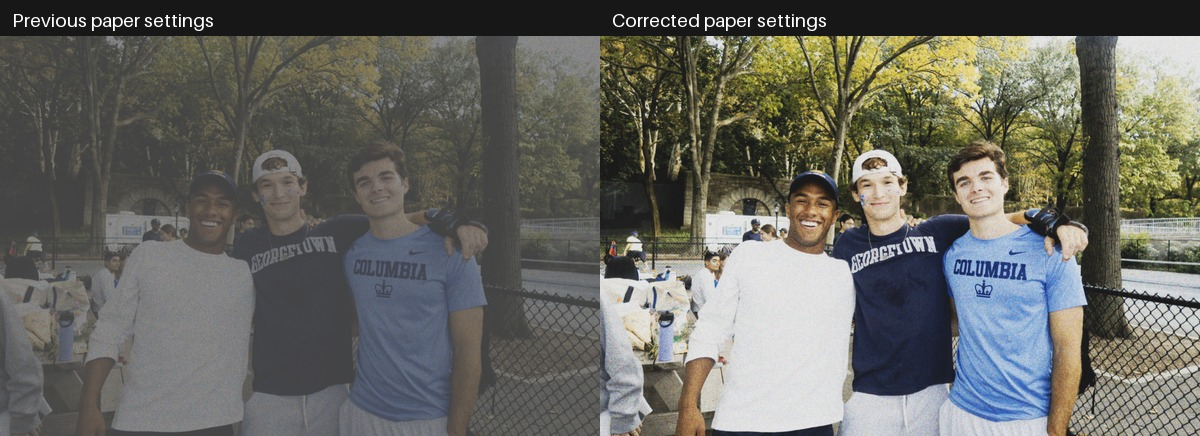
#> input picture experiments/silver/paper-correction.jpg, 1200 x 436 px
$ python simulate.py paper-correction.jpg out.png
#> lines starting #> are read from the running program, lines starting #| are printed output that depends on the picture
"""A discrete-grain monochrome negative with a developer bath shared by neighboring pixels."""
import argparse
import json
from pathlib import Path

import numpy as np
from PIL import Image, ImageOps
from scipy.ndimage import gaussian_filter, laplace

GRAINS = 24
BASE_DENSITY = 0.08
SILVER_DENSITY = 2.2


def expose_row(light, seed, row):
    # Independent reproducible row streams make any single grain inspectable.
    rng = np.random.default_rng([seed, row])
    radius = rng.choice([0.75, 1.0, 1.35], size=(light.size, GRAINS), p=[.4, .4, .2])
    efficiency = rng.choice([2., 10., 50.], radius.shape)
    hits = rng.poisson(light[:, None] * efficiency * radius**2)
    mass = radius**3
    mass /= mass.sum(axis=1, keepdims=True)
    return radius, hits, mass


def develop(active_mass, time, temperature, bath, diffusion=.15):
    # No-flux lateral boundaries; each column exchanges developer with a bulk bath.
    c = np.full_like(active_mass, bath)
    silver = np.zeros_like(active_mass)
    rate = .13 * 2 ** ((temperature - 20) / 10)
    steps = max(1, int(np.ceil(time / .4)))
    dt = time / steps
    for _ in range(steps):
        c += dt * (diffusion * laplace(c, mode='nearest') + .11 * (bath - c))
        reaction = (active_mass - silver) * (-np.expm1(-rate * c * dt))
        reaction = np.minimum(reaction, c / .85)
        c -= .85 * reaction
        silver += reaction
    return silver, c


def encode(linear):
    linear = np.clip(linear, 0, 1)
    code = np.where(linear <= .0031308, 12.92*linear, 1.055*linear**(1/2.4)-.055)
    return np.uint8(np.rint(255*code))


def simulate(args):
    photo = ImageOps.exif_transpose(Image.open(args.image)).convert('RGB')
#> photo is the input picture: PIL image 1200x436 RGB; mean R, G, B 103.5, 103.9, 97.7
    code = np.asarray(photo, dtype=np.float32)/255
    linear = np.where(code <= .04045, code/12.92, ((code+.055)/1.055)**2.4)
    light = gaussian_filter(linear @ np.array([.2126,.7152,.0722],np.float32), .65) * 2**args.ev
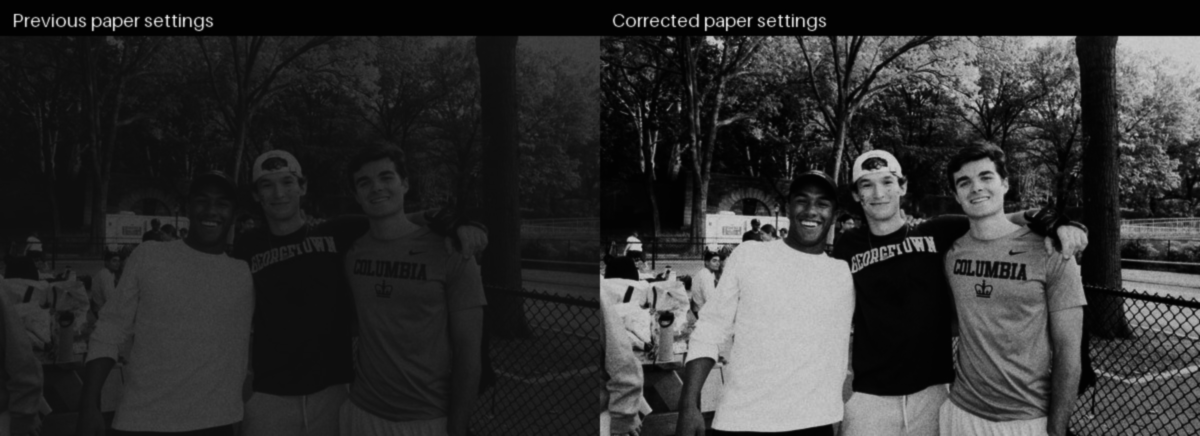
#> light: shape (436, 1200) float32; min 0.00741, max 0.895, mean 0.192
    active = np.empty_like(light)
    for y, row in enumerate(light):
        _, hits, mass = expose_row(row, args.seed, y)
        active[y] = ((hits >= 4) * mass).sum(axis=1)
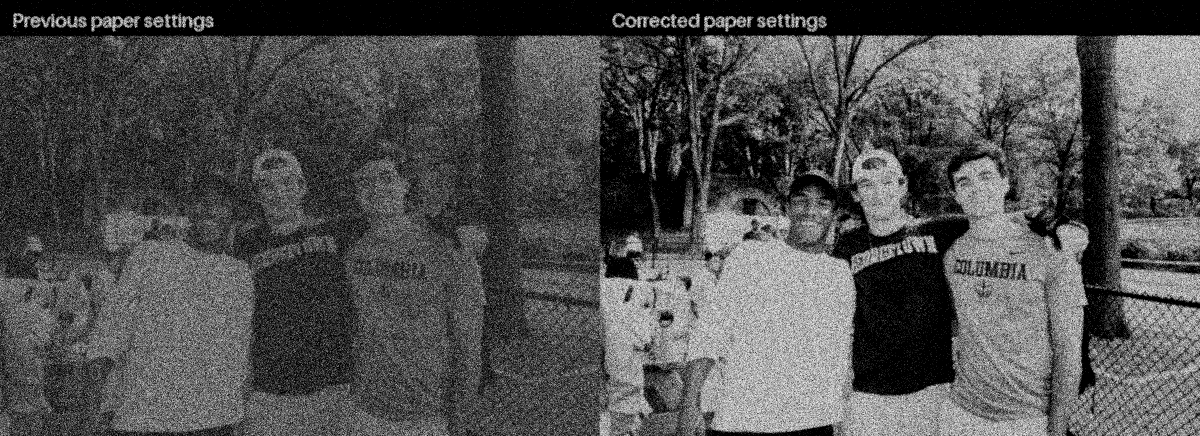
#> active: shape (436, 1200) float32; min 0, max 0.986, mean 0.314
    silver, concentration = develop(active,args.time,args.temperature,args.bath)
#> after the loop in develop, `for _ in range(steps):`:
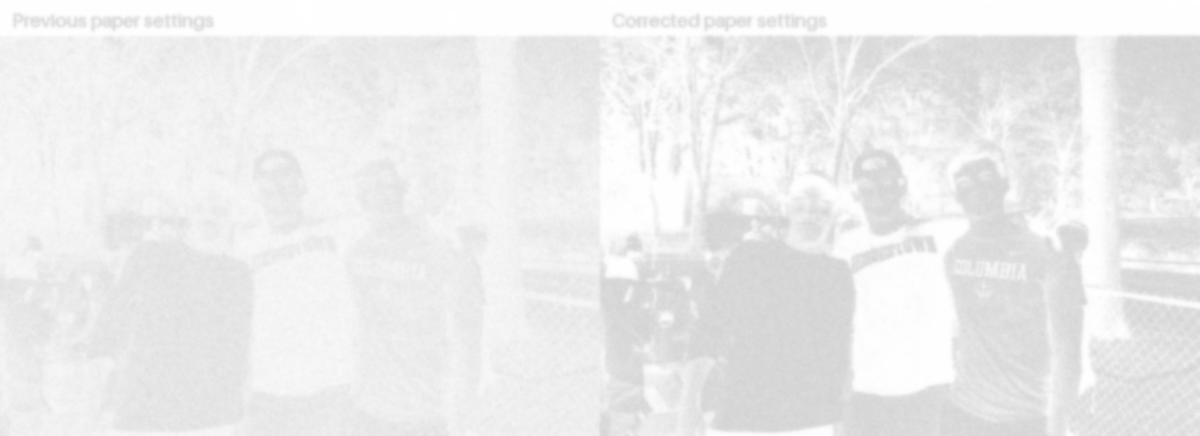
#> c: shape (436, 1200) float32; min 0.823, max 1, mean 0.928
#> after the loop in develop, `for _ in range(steps):`:
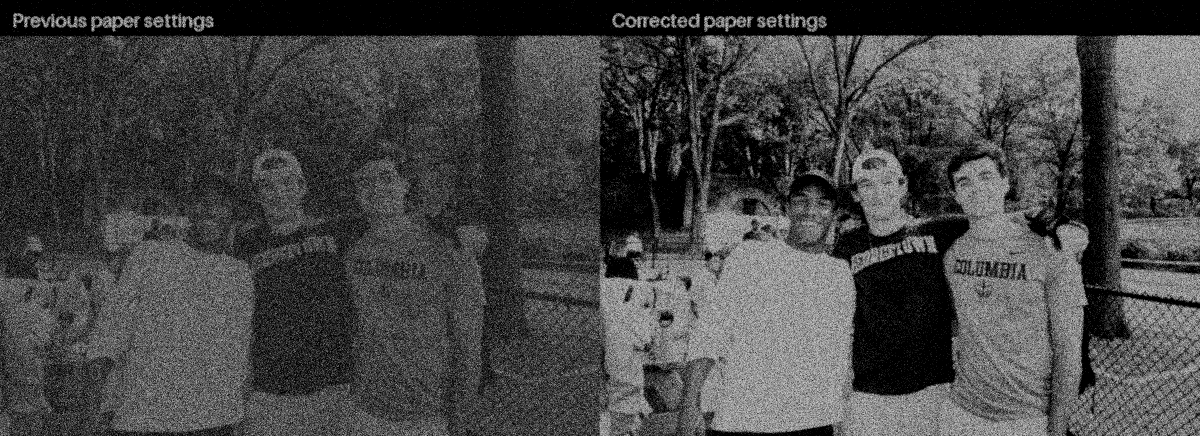
#> silver: shape (436, 1200) float32; min 0, max 0.844, mean 0.275
    transmission = 10**(-BASE_DENSITY - SILVER_DENSITY*silver)
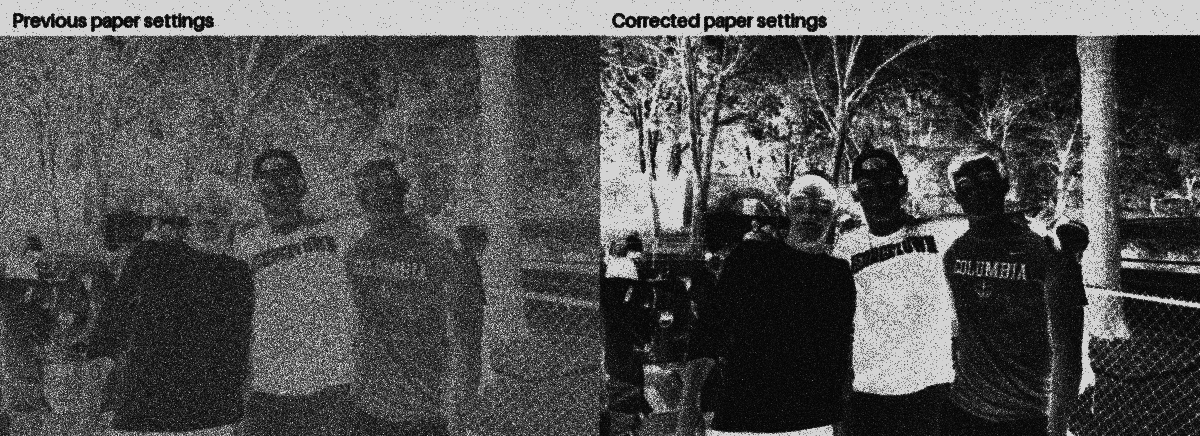
#> transmission: shape (436, 1200) float32; min 0.0116, max 0.832, mean 0.316
    # Scan the transmitted negative using a fixed base and density range.
    positive = (-np.log10(transmission) - BASE_DENSITY)/SILVER_DENSITY
    args.out.mkdir(parents=True, exist_ok=True)
    for name, array in [('negative',transmission), ('positive',positive)]:
        Image.fromarray(encode(array)).save(args.out/(name+'.png'))
#> this loop made 2 passes
#> name on passes 1 to 2: 'negative', 'positive'
#> pass 1, in encode, `code = np.where(linear <= .0031308, 12.92*linear, 1.055*linear**(1/2.4..`:
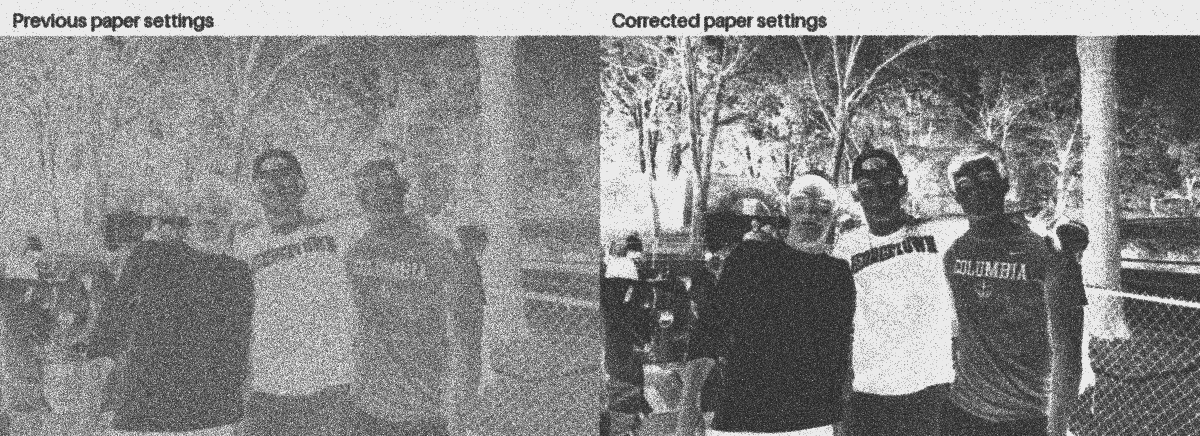
#> code: shape (436, 1200) float32; min 0.11, max 0.922, mean 0.539
#> pass 2, in encode (call 2), `code = np.where(linear <= .0031308, 12.92*linear, 1.055*linear**(1/2.4..`:
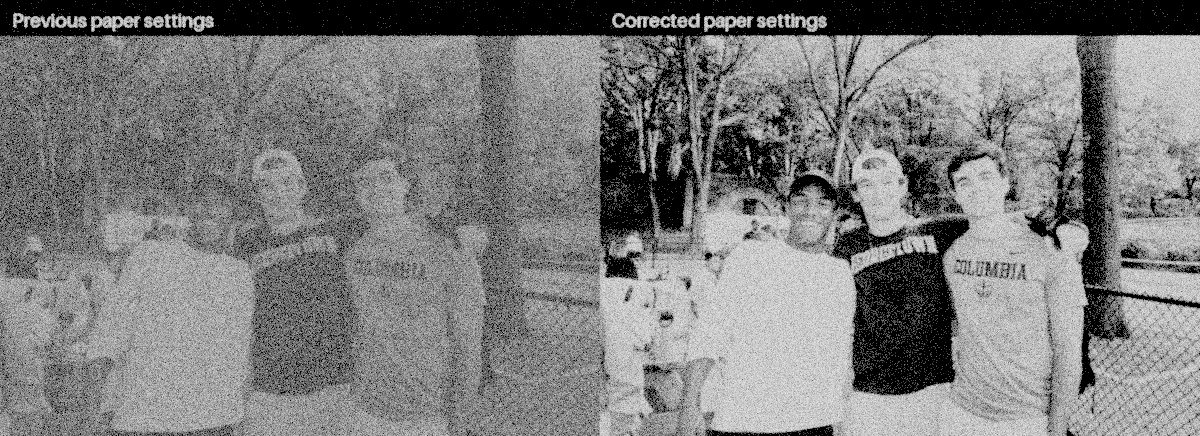
#> code: shape (436, 1200) float32; min 8.75e-08, max 0.928, mean 0.492
    x,y = args.inspect or (photo.width//2,photo.height//2)
#> x = 600; y = 218
    radius,hits,mass = expose_row(light[y], args.seed,y)
    fraction = float(silver[y,x]/active[y,x]) if active[y,x] else 0.
#> fraction = 0
    grains = []
    for i in range(GRAINS):
        initial = float(mass[x,i])
        developed = initial*fraction if hits[x,i]>=4 else 0.
        grains.append(dict(index=i,relative_radius=float(radius[x,i]),effective_events=int(hits[x,i]),
                           latent=bool(hits[x,i]>=4),initial_silver_equivalent=initial,
                           retained_metallic_silver=developed,removed_by_complete_fix=initial-developed))
#> this loop made 24 passes
#> initial on passes 1 to 12: 0.102, 0.0175, 0.102, 0.0416, 0.0416, 0.0416, 0.0175, 0.0416, 0.0416, 0.0175, 0.0175, 0.0175
#> after the loop, grains = 24 items
    assert abs(sum(g['retained_metallic_silver'] for g in grains)-silver[y,x]) < 1e-6
    report = dict(x=x,y=y,seed=args.seed,exposure_ev=args.ev,temperature_C=args.temperature,
                  relative_bath_strength=args.bath,development_time_units=args.time,
                  final_local_developer=float(concentration[y,x]),grains=grains)
#> report = 9 items
    (args.out/'grain-trace.json').write_text(json.dumps(report,indent=2))
    return photo


if __name__ == '__main__':
    parser = argparse.ArgumentParser(description=__doc__)
    parser.add_argument('image',help='SDR sRGB input')
    parser.add_argument('out',type=Path)
    parser.add_argument('--ev',type=float,default=0)
    parser.add_argument('--time',type=float,default=18)
    parser.add_argument('--temperature',type=float,default=20)
    parser.add_argument('--bath',type=float,default=1)
    parser.add_argument('--seed',type=int,default=63)
    parser.add_argument('--inspect',nargs=2,type=int,metavar=('X','Y'))
    args = parser.parse_args()
    if not (-12<=args.ev<=12 and 0<=args.time<=300 and 0<=args.temperature<=50 and 0<=args.bath<=4 and args.seed>=0):
        parser.error('Use EV ±12, time 0–300, temperature 0–50, bath 0–4 and a nonnegative seed.')
    if args.inspect:
        with Image.open(args.image) as source:
            w,h=ImageOps.exif_transpose(source).size
        if not (0<=args.inspect[0]<w and 0<=args.inspect[1]<h):
            parser.error('Inspection coordinates must fall inside the oriented image.')
    simulate(args)
